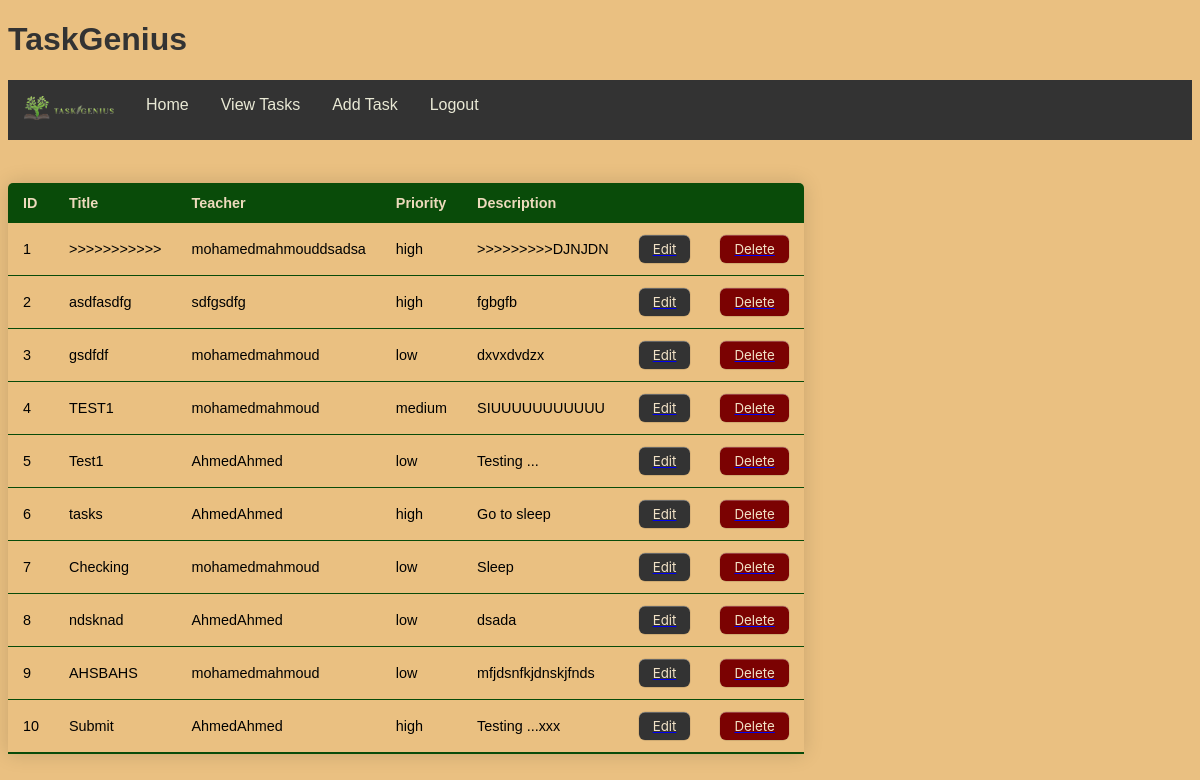
Screenshot of /ViewTasks/ with the database file from the repository.
### pages/models.py (models this page shows)
class Tasks(models.Model):
        title = models.CharField(max_length=255)
        teacher = models.CharField(max_length=255)
        priority = models.CharField(max_length=255)
        description = models.CharField(max_length=255)
        completed = models.CharField(max_length=255)
        details = models.CharField(max_length=255)
        task_id = models.IntegerField(default=0)

### pages/views.py (the view)
# urls.py: path('ViewTasks/',views.ViewTasks,name='ViewTasks'),
def ViewTasks(request):
    myTasks = Tasks.objects.all().values()
    template = loader.get_template('HTML/ViewTasks.html')
    context = {
    'myTasks': myTasks,
  }
    return HttpResponse(template.render(context, request))

### templates/HTML/ViewTasks.html (shortened to what this page needs)
{%load static%}
<!DOCTYPE html>
<html lang="en">
<head>
    <link rel="stylesheet" href="{% static 'assets/css/viewadmin_style.css' %}">
</head>
<body>
    <h1>TaskGenius</h1>
    <div id="AdminNav">
        <nav>
            <ul>
                <li class="logo"><a href="{% url 'home' %}"><img src="{% static 'assets/img/TaskGeniusLogo.png' %}" alt="" ></a></li>
                <li><a href="{% url 'home' %}" target="_parent">Home</a></li>
                <li><a href="{% url 'ViewTasks' %}" target="_parent">View Tasks</a></li>
                <li><a href="{% url 'AddTask' %}" target="_parent">Add Task</a></li>
                <li><a href="{% url 'login' %}" target="_parent">Logout</a></li>
            </ul>
        </nav>
    </div>
    <br>
    <table class="content-table">
        <thead>
            <tr>
                <th>ID</th>
                <th>Title</th>
                <th>Teacher</th>
                <th>Priority</th>
                <th>Description</th>
                <th></th>
                <th></th>
            </tr>
        </thead>
        <tbody id="taskTableBody">
            {% for x in myTasks %}
            <tr>
                <td>{{x.task_id}}</td>
                <td>{{x.title}}</td>
                <td>{{x.teacher}}</td>
                <td>{{x.priority}}</td>
                <td>{{x.description}}</td>
                <td><a href = "UpdateTask/{{x.id}}"><button class ="edit">Edit</button></a></td>
                <td><a href = "delete/{{ x.id }}" name="delete"><button class="delete">Delete</button></a></td>
            </tr>
            {% endfor %}
        </tbody>
    </table>
</body>
</html>

### TaskGeniusProject/static/assets/css/viewadmin_style.css (style rules this page uses)
* { font-family: sans-serif; }
body { background: rgb(234, 192, 129); }
.logo img { width: 90px; height: auto; padding: none; }
ul { list-style-type: none; margin: 0; padding: 0; overflow: hidden; background-color: #333; }
li { float: left; }
li a { display: block; color: rgb(233, 233, 213); text-align: center; padding: 16px 16px; text-decoration: none; }
h1 { color:#333; }
.content-table { border-collapse: collapse; margin: 25px 0; font-size: 0.9em; min-width: 400px; border-radius: 5px 5px 0 0; overflow: hidden; box-shadow: 0 0 20px rgba(0, 0, 0, 0.15); }
.content-table thead { background-color: rgb(9, 75, 9); color: #ecdabc; text-align: left; font-weight: bold; }
.content-table th, .content-table td { padding: 12px 15px; }
.content-table tbody tr { border-bottom: 1px solid rgb(9, 75, 9); }
.content-table tbody tr:last-of-type { border-bottom: 2px solid rgb(9, 75, 9); }
.edit { display: flex; flex-direction: column; align-items: center; padding: 6px 14px; font-family: -apple-system, BlinkMacSystemFont, 'Roboto', sans-serif; border-radius: 6px; border: none; background: #333; box-shadow: 0px 0.5px 1px rgba(0, 0, 0, 0.1), inset 0px 0.5px 0.5px rgba(255, 255, 255, 0.5), 0px 0px 0px 0.5px rgba(0, 0, 0, 0.12); color: #f1e2c7; user-select: none; -webkit-user-select: none; touch-action: manipulation; }
.delete { display: flex; flex-direction: column; align-items: center; padding: 6px 14px; font-family: -apple-system, BlinkMacSystemFont, 'Roboto', sans-serif; border-radius: 6px; border: none; background: rgb(123, 2, 2); box-shadow: 0px 0.5px 1px rgba(0, 0, 0, 0.1), inset 0px 0.5px 0.5px rgba(255, 255, 255, 0.5), 0px 0px 0px 0.5px rgba(0, 0, 0, 0.12); color: #f1e2c7; user-select: none; -webkit-user-select: none; touch-action: manipulation; }

### rows the page displays
Tasks: task_id "1", title ">>>>>>>>>>>", teacher "mohamedmahmouddsadsa", priority "high", description ">>>>>>>>>DJNJDN"
Tasks: task_id "2", title "asdfasdfg", teacher "sdfgsdfg", priority "high", description "fgbgfb"
Tasks: task_id "3", title "gsdfdf", teacher "mohamedmahmoud", priority "low", description "dxvxdvdzx"
Tasks: task_id "4", title "TEST1", teacher "mohamedmahmoud", priority "medium", description "SIUUUUUUUUUUU"
Tasks: task_id "5", title "Test1", teacher "AhmedAhmed", priority "low", description "Testing ..."
Tasks: task_id "6", title "tasks", teacher "AhmedAhmed", priority "high", description "Go to sleep"
Tasks: task_id "7", title "Checking", teacher "mohamedmahmoud", priority "low", description "Sleep"
Tasks: task_id "8", title "ndsknad", teacher "AhmedAhmed", priority "low", description "dsada"
Tasks: task_id "9", title "AHSBAHS", teacher "mohamedmahmoud", priority "low", description "mfjdsnfkjdnskjfnds"
Tasks: task_id "10", title "Submit", teacher "AhmedAhmed", priority "high", description "Testing ...xxx"
